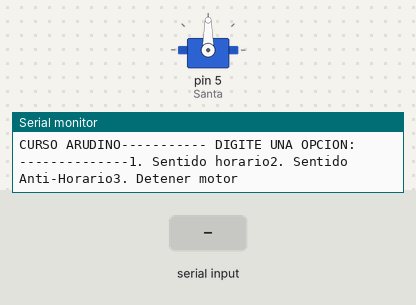
Bench run of a sketch on a simulated Arduino Uno, built with avr-gcc and run on an emulated ATmega328P. On the bench: servo, the last lines printed to the serial monitor. The inputs (shaded band) are chosen by the test bench.

Above: at 1.2 s.
1.3 s: "1\n" received over Serial
At 3.2 s:
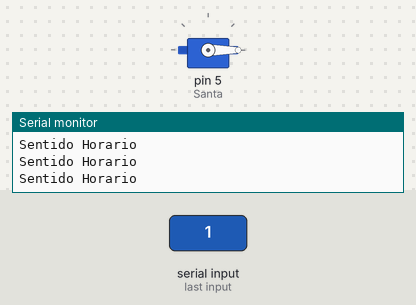
3.8 s: "2\n" received over Serial
6.8 s: "3\n" received over Serial
Timing chart, 0 to 9.8 s (numbered marks = the images above; inputs shaded):
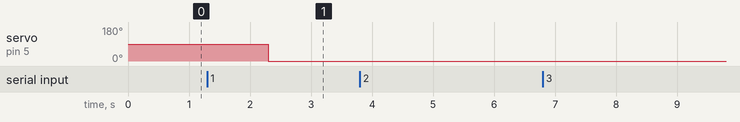

The sketch:

16.SERVOMOTOR_360__GIRO_COMPLETO.ino
```cpp
#include <Servo.h>

int dir=0, menu=1,OP=0;
char c='\0';
String words;

Servo Santa;

void setup() {
  Serial.begin(9600);
  Serial.print("CURSO ARUDINO");
  Santa.attach(5);
  Santa.write(90);//POSICIÓN INICIAL EN angulo CERO (0)
}

void loop() {
      if(menu==1)
      {
         Serial.print("----------- DIGITE UNA OPCION: --------------");
         Serial.print("1. Sentido horario");
         Serial.print("2. Sentido Anti-Horario");
         Serial.print("3. Detener motor");
         menu=0;
      }
   while(Serial.available())
   { delay(500);
     c=Serial.read();
     words = words +c;//acumulador va aumentando en una cantidad variable.
   }

     OP=words.toInt();
   if(/*words.length()*/OP > 0)
   { if(OP>=1 && OP<=3){
      switch(OP)
      {case 1:
              Santa.write(0);
              Serial.println("Sentido Horario");
              return 0;
       case 2:
              Santa.write(180);
              Serial.println("Sentido Anti-Horario");
              return 0;
       case 3:
              Santa.write(90);
              Serial.println("Motor en STOP");
              return 0;
      }
   } else{ Serial.println("OPCIÓN INVALIDA!!!");
        }
        menu=1;
         OP=0;
   }
   words = "";
}
```

Measured:
- after the input at 1.3 s, servo on pin 5 (Santa): 90° → 0° after 1.0 s
